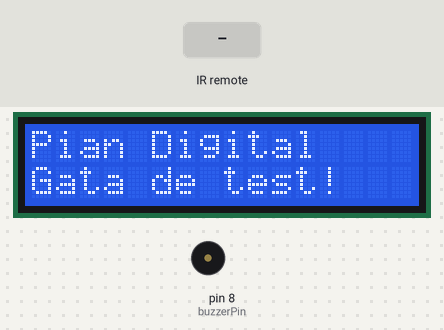
A sketch run on a simulated Arduino Uno, built with avr-gcc and run on an emulated ATmega328P. Shown: 16×2 character LCD, buzzer (waves = sounding). Inputs (shaded band) come from the test bench. What the sketch prints to the serial monitor is not drawn.

Above: at 1.2 s.
1.3 s: infrared code 0x45 received
At 1.45 s:
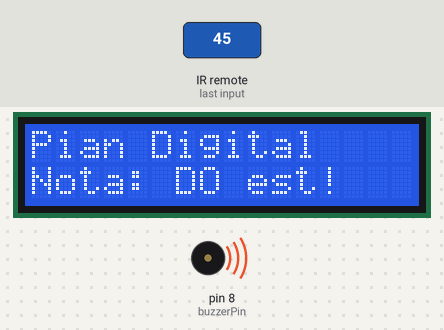
At 1.8 s:
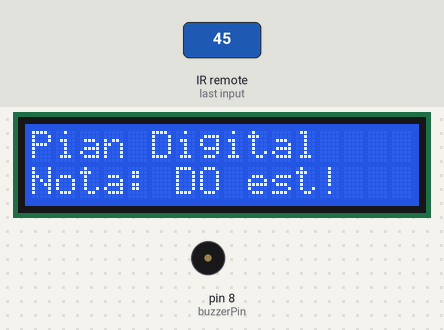
3.0 s: infrared code 0x46 received
At 4.3 s:
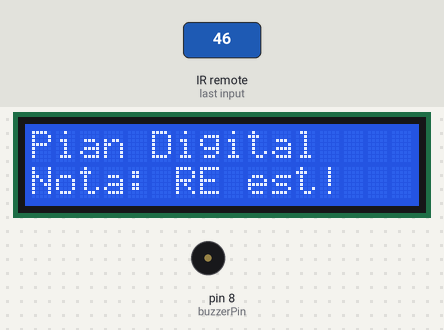
Timing chart, 0 to 6.0 s (numbered marks = the images above; inputs shaded):
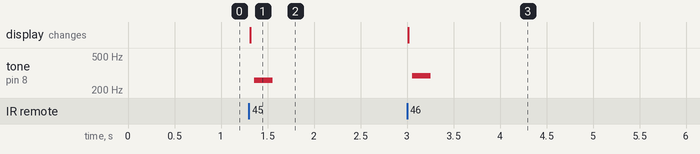

Measured:
- after the input at 1.3 s, tone on pin 8 (buzzerPin): silent → 261 Hz after 0.06 s, → silent 0.20 s later; the display: changes at once (image 1)
- after the input at 3.0 s, tone on pin 8 (buzzerPin): silent → 293 Hz after 0.06 s, → silent 0.20 s later; the display: changes at once (image 3)

The sketch:

Piano_lcd_buzz.ino
```cpp
#include <IRremote.hpp>
#include <LiquidCrystal_I2C.h>
#include <Wire.h>

const int IRPin = 2;
const int buzzerPin = 8; // Folosim Pin 8 pentru a evita conflictele de Timer

LiquidCrystal_I2C lcd(0x27, 16, 2);

void setup() {
  Serial.begin(9600);
  pinMode(buzzerPin, OUTPUT);

  // Initializam LCD-ul inainte de orice altceva
  lcd.init();
  lcd.backlight();
  lcd.setCursor(0, 0);
  lcd.print("Pian Digital");
  lcd.setCursor(0, 1);
  lcd.print("Gata de test!");

  // Pornim IR-ul la final
  IrReceiver.begin(IRPin, ENABLE_LED_FEEDBACK);
  Serial.println("Sistem pornit pe Pin 8");
}

// Functia manuala care nu foloseste Timerele interne
void buzzManual(int frecventa, int durataMs) {
  if (frecventa <= 0) return;
  long pauza = 1000000L / frecventa / 2;
  unsigned long start = millis();

  while (millis() - start < (unsigned long)durataMs) {
    digitalWrite(buzzerPin, HIGH);
    delayMicroseconds(pauza);
    digitalWrite(buzzerPin, LOW);
    delayMicroseconds(pauza);
  }
}

void loop() {
  if (IrReceiver.decode()) {
    unsigned int command = IrReceiver.decodedIRData.command;

    if (command != 0) {
      Serial.print("Comanda: "); Serial.println(command, HEX);

      lcd.setCursor(0, 1);
      lcd.print("Nota: ");

      if (command == 0x45) { // Tasta 1
        lcd.print("DO ");
        buzzManual(262, 200);
      }
      else if (command == 0x46) { // Tasta 2
        lcd.print("RE ");
        buzzManual(294, 200);
      }
      else {
        lcd.print(command, HEX);
        lcd.print(" ???   ");
      }
    }
    IrReceiver.resume();
  }
}
```
